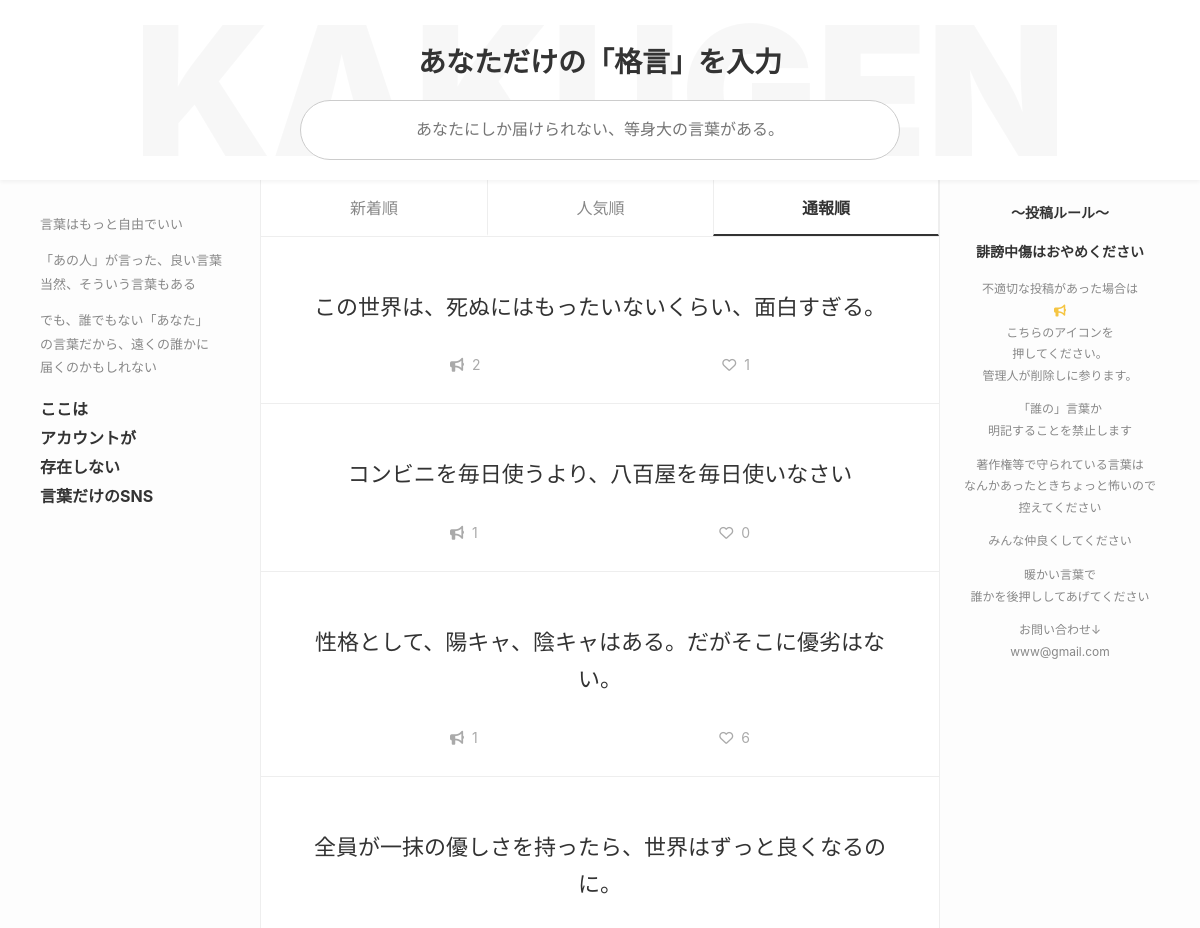
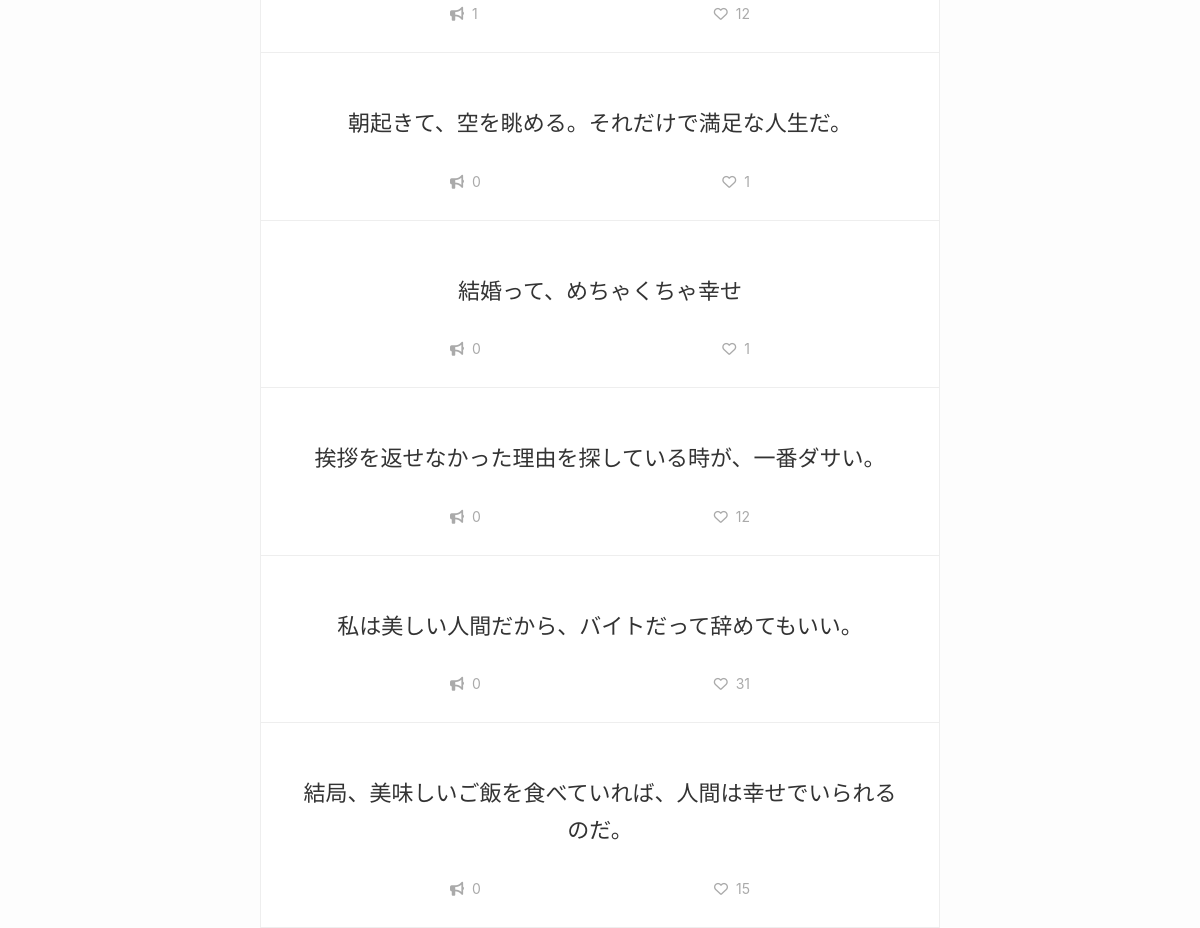
Page /?sort=reports on the committed database (2 pictures, top to bottom).
### tables this page shows
CREATE TABLE posts (
    id INTEGER PRIMARY KEY AUTOINCREMENT,
    created TIMESTAMP NOT NULL DEFAULT CURRENT_TIMESTAMP,
    content TEXT NOT NULL,
    likes INTEGER NOT NULL,
    reports INTEGER NOT NULL DEFAULT 0
);

### app.py (the view)
@app.route("/")
def index():
    sort_by = request.args.get('sort', 'newest')
    conn = get_db_connection()
    if sort_by == 'likes':
        posts = conn.execute('SELECT * FROM posts ORDER BY likes DESC, created DESC').fetchall()
    elif sort_by == 'reports':
        posts = conn.execute('SELECT * FROM posts ORDER BY reports DESC, created DESC').fetchall()
    else:
        posts = conn.execute('SELECT * FROM posts ORDER BY created DESC').fetchall()
    conn.close()
    return render_template('index.html', posts=posts, sort_by=sort_by)

### app.py (called while the page is built)
def get_db_connection():
    conn = sqlite3.connect('database.db')
    conn.row_factory = sqlite3.Row
    return conn

### templates/index.html (shortened to what this page needs)
<!DOCTYPE html>
<html lang="ja">
<head>
    <link rel="stylesheet" href="https://cdnjs.cloudflare.com/ajax/libs/font-awesome/6.5.2/css/all.min.css">
    <link rel="stylesheet" href="{{ url_for('static', filename='style.css') }}">
</head>
<body>
    <header>
        <div class="header-logo"><span>KAKUGEN</span></div>
        <h1>あなただけの「格言」を入力</h1>
        <form action="{{ url_for('create') }}" method="post" class="create-form">
            <input name="content" id="content" required placeholder="あなたにしか届けられない、等身大の言葉がある。">
        </form>
    </header>
    <div class="container">
        <aside class="sidebar-left">
            <p>言葉はもっと自由でいい</p>
            <p>「あの人」が言った、良い言葉<br>当然、そういう言葉もある</p>
            <p>でも、誰でもない「あなた」<br>の言葉だから、遠くの誰かに<br>届くのかもしれない</p>
            <p class="strong">ここは<br>アカウントが<br>存在しない<br>言葉だけのSNS</p>
        </aside>
        <div class="main-content">
            <nav class="sort-tabs">
                <a href="{{ url_for('index', sort='newest') }}" class="{{ 'active' if sort_by == 'newest' }}">新着順</a>
                <a href="{{ url_for('index', sort='likes') }}" class="{{ 'active' if sort_by == 'likes' }}">人気順</a>
                <a href="{{ url_for('index', sort='reports') }}" class="{{ 'active' if sort_by == 'reports' }}">通報順</a>
            </nav>
            <main>
                {% for kakugen in posts %}
                <article class="kakugen-item">
                    <p class="content">{{ kakugen.content }}</p>
                    <div class="actions">
                        <span class="action-button report-button" data-post-id="{{ kakugen.id }}">
                            <span class="icon"><i class="fa-solid fa-bullhorn"></i></span>
                            <span class="count report-count">{{ kakugen.reports }}</span>
                        </span>
                        <span class="action-button like-button" data-post-id="{{ kakugen.id }}">
                            <span class="icon"><i class="fa-regular fa-heart"></i></span>
                            <span class="count like-count">{{ kakugen.likes }}</span>
                        </span>
                    </div>
                </article>
                {% endfor %}
            </main>
        </div>
        <aside class="sidebar-right">
            <h2>〜投稿ルール〜</h2>
            <p class="rule-important">誹謗中傷はおやめください</p>
            <p>不適切な投稿があった場合は<br><i class="fa-solid fa-bullhorn"></i><br>こちらのアイコンを<br>押してください。<br>管理人が削除しに参ります。</p>
            <p>「誰の」言葉か<br>明記することを禁止します</p>
            <p>著作権等で守られている言葉は<br>なんかあったときちょっと怖いので<br>控えてください</p>
            <p>みんな仲良くしてください</p>
            <p>暖かい言葉で<br>誰かを後押ししてあげてください</p>
            <p>お問い合わせ↓<br>www@gmail.com</p>
        </aside>
    </div>
</body>
</html>

### static/style.css (style rules this page uses)
body { font-family: -apple-system, BlinkMacSystemFont, "Segoe UI", "Hiragino Kaku Gothic ProN", "Hiragino Sans", Meiryo, sans-serif; margin: 0; background-color: #fdfdfd; color: #333; }
header { background-color: #ffffff; padding: 40px 30px 20px 30px; text-align: center; position: sticky; top: 0; z-index: 10; width: 100%; box-sizing: border-box; box-shadow: 0 2px 4px rgba(0, 0, 0, 0.05); }
.header-logo { position: absolute; top: 0; left: 0; right: 0; bottom: 0; display: flex; justify-content: center; align-items: center; font-size: 15vw; font-weight: 900; color: rgba(0, 0, 0, 0.03); z-index: -1; overflow: hidden; pointer-events: none; }
h1 { font-size: 28px; font-weight: bold; margin-top: 0; margin-bottom: 20px; }
.create-form input { width: 100%; max-width: 600px; padding: 20px; border: 1px solid #ccc; border-radius: 30px; font-size: 16px; box-sizing: border-box; text-align: center; }
.container { display: flex; justify-content: center; max-width: 1200px; margin: 0 auto; padding: 0 20px; }
.sidebar-left, .sidebar-right { flex-basis: 200px; flex-shrink: 0; padding: 20px; font-size: 13px; color: #888; line-height: 1.8; }
.sidebar-left .strong { font-size: 16px; color: #333; font-weight: bold; }
.sidebar-right { font-size: 12px; text-align: center; }
.sidebar-right h2 { font-size: 14px; color: #333; margin-top: 0; }
.sidebar-right i { color: #f5c542; }
.sidebar-right .rule-important { font-size: 14px; font-weight: bold; color: #333; }
.main-content { flex-grow: 1; max-width: 800px; border-left: 1px solid #eee; border-right: 1px solid #eee; background-color: #fff; }
.sort-tabs { display: grid; grid-template-columns: 1fr 1fr 1fr; position: sticky; top: 180px; background-color: #ffffff; z-index: 9; border-bottom: 1px solid #eee; }
.sort-tabs a { padding: 15px 0; text-align: center; text-decoration: none; color: #888; border-bottom: 2px solid transparent; border-left: 1px solid #eee; }
.sort-tabs a:first-child { border-left: none; }
.sort-tabs a:last-child { border-right: 1px solid #eee; }
.sort-tabs a.active { color: #333; font-weight: bold; border-bottom: 2px solid #333; }
main { background-color: #fff; }
.kakugen-item { padding: 30px 40px; border-bottom: 1px solid #eee; text-align: center; }
.kakugen-item .content { font-family: "Hiragino Mincho ProN", "Yu Mincho", YuMincho, "MS PMincho", serif; font-size: 22px; margin-bottom: 30px; line-height: 1.7; }
.actions { display: flex; justify-content: space-between; max-width: 300px; margin: 0 auto; font-size: 14px; }
.action-button { cursor: pointer; user-select: none; color: #aaa; display: flex; align-items: center; gap: 8px; transition: color 0.2s; }

### rows in the picture
posts: content "この世界は、死ぬにはもったいないくらい、面白すぎる。", reports "2", likes "1"
posts: content "コンビニを毎日使うより、八百屋を毎日使いなさい", reports "1", likes "0"
posts: content "性格として、陽キャ、陰キャはある。だがそこに優劣はない。", reports "1", likes "6"
posts: content "全員が一抹の優しさを持ったら、世界はずっと良くなるのに。", reports "1", likes "12"
posts: content "朝起きて、空を眺める。それだけで満足な人生だ。", reports "0", likes "1"
posts: content "結婚って、めちゃくちゃ幸せ", reports "0", likes "1"
posts: content "挨拶を返せなかった理由を探している時が、一番ダサい。", reports "0", likes "12"
posts: content "私は美しい人間だから、バイトだって辞めてもいい。", reports "0", likes "31"
posts: content "結局、美味しいご飯を食べていれば、人間は幸せでいられるのだ。", reports "0", likes "15"
